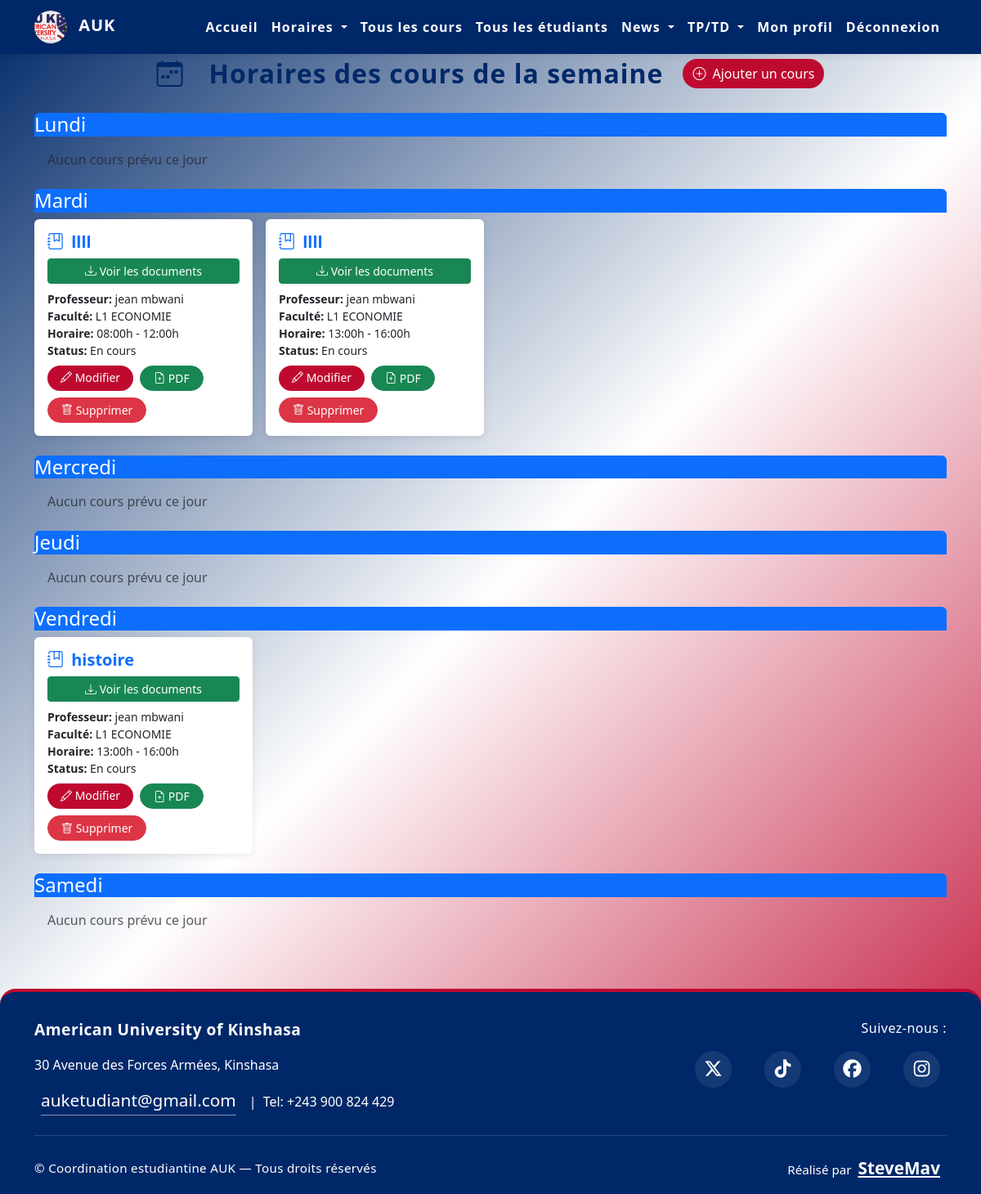
The page /schedule/ (signed in) on the database as committed earlier.
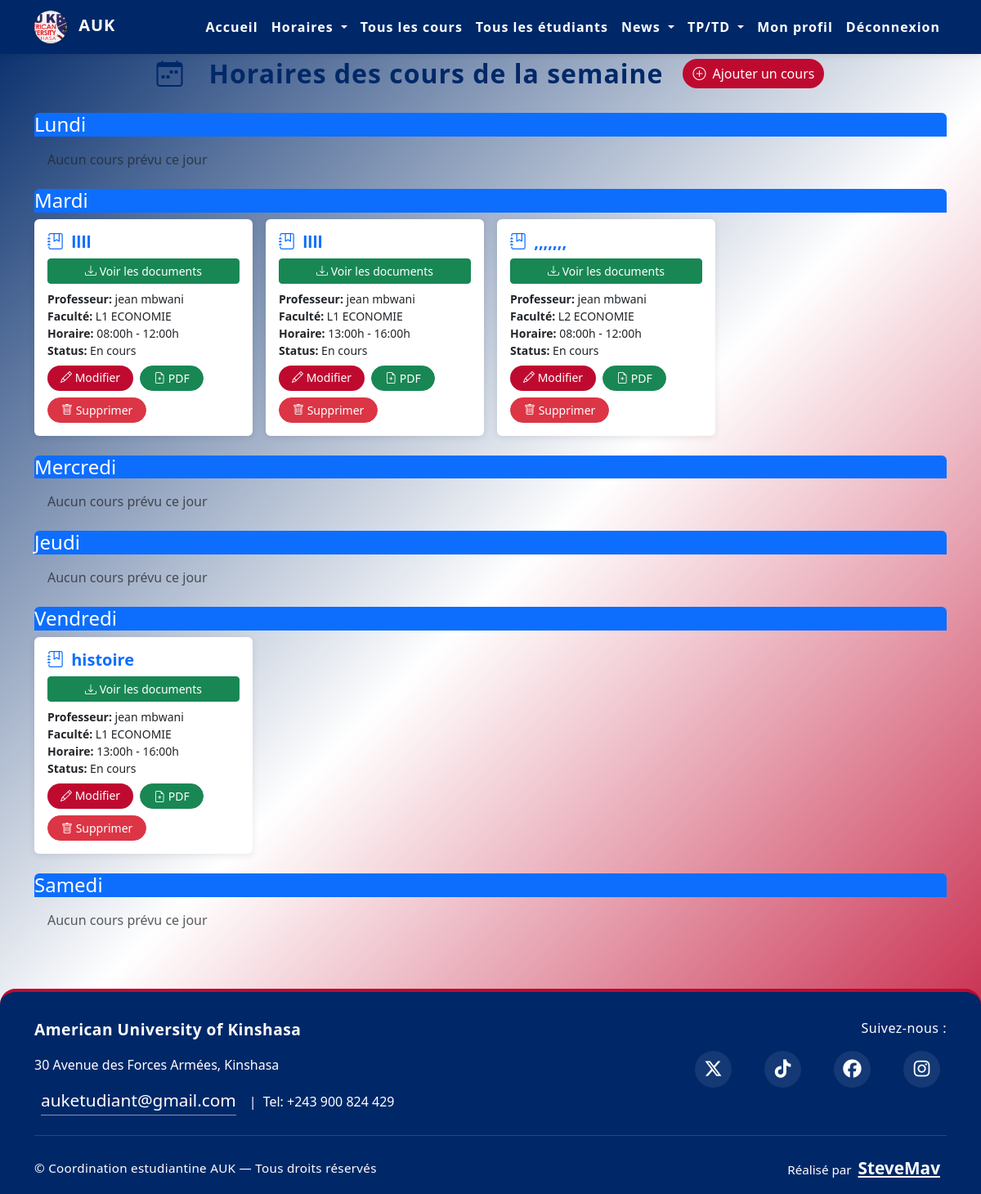
The same page on the database as committed later.
### schedule/models.py (models this page shows, shortened)
class Course(models.Model):
    name = models.CharField(max_length=255)
    professor = models.CharField(max_length=255)
    total_hours = models.IntegerField(null=True, blank=True)
    faculty = models.ForeignKey(Faculty, on_delete=models.CASCADE)
    finished = models.BooleanField(default=False)

class Faculty(models.Model):
    name = models.CharField(max_length=255)
    level = models.CharField(max_length=255, null=True, blank=True)
    head_of_faculty = models.CharField(max_length=255, null=True, blank=True)

class CourseSchedule(models.Model):
    course = models.ForeignKey(Course, on_delete=models.CASCADE)
    day_of_week = models.CharField(max_length=10, choices=[
        ('Lundi', 'Lundi'), ('Mardi', 'Mardi'), ('Mercredi', 'Mercredi'),
        ('Jeudi', 'Jeudi'), ('Vendredi', 'Vendredi'), ('Samedi', 'Samedi'),
        ('Dimanche', 'Dimanche')
    ])
    start_time = models.TimeField()
    end_time = models.TimeField()

### schedule/views.py (the view)
# urls.py: path('', views.course_list, name='course_list'),
@login_required
def course_list(request):
    day_translation = {
        'Lundi': 'Lundi',
        'Mardi': 'Mardi',
        'Mercredi': 'Mercredi',
        'Jeudi': 'Jeudi',
        'Vendredi': 'Vendredi',
        'Samedi': 'Samedi',
    }
    days_of_week = ['Lundi', 'Mardi', 'Mercredi', 'Jeudi', 'Vendredi', 'Samedi']
    if request.user.is_superuser:
        courses = Course.objects.prefetch_related('courseschedule_set')
    elif not request.user.is_staff:
        courses = Course.objects.filter(faculty__userprofile__user=request.user).prefetch_related('courseschedule_set')
    else:
        cp_profile = CPProfile.objects.get(user=request.user)
        courses = Course.objects.filter(faculty=cp_profile.faculty).prefetch_related('courseschedule_set')
    courses_by_day = {day: [] for day in days_of_week}
    for course in courses:
        for schedule in course.courseschedule_set.all():
            french_day = day_translation.get(schedule.day_of_week)
            if french_day:
                courses_by_day[french_day].append({
                    'course': course,
                    'schedule': schedule
                })
    context = {
        'days_of_week': days_of_week,
        'courses_by_day': courses_by_day
    }
    return render(request, 'schedule/course_list.html', context)

### schedule/templatetags/schedule_tags.py (called while the page is built)
@register.filter
def get_item(dictionary, key):
    return dictionary.get(key, [])

### schedule/templates/schedule/course_list.html (shortened to what the changed rows need)
{% load static %}
{% load schedule_tags %}
<!DOCTYPE html>
<html lang="fr">
<head>
    <link href="https://cdn.jsdelivr.net/npm/bootstrap@5.3.0/dist/css/bootstrap.min.css" rel="stylesheet">
    <link href="https://cdn.jsdelivr.net/npm/bootstrap-icons@1.10.5/font/bootstrap-icons.css" rel="stylesheet">
    <link rel="stylesheet" href="{% static 'css/styles.css' %}">
</head>
<body style="min-height:100vh; background: linear-gradient(135deg, #002868 0%, #ffffff 50%, #bf0a30 100%); display: flex; flex-direction: column;">
<main style="flex:1 0 auto;">
<div class="container main-content">
    <div class="row justify-content-center align-items-center mb-4">
        <div class="col-auto">
            <h2 class="mb-0 fw-bold" style="color:#002868; letter-spacing:1px;">Horaires des cours de la semaine</h2>
        </div>
    </div>
    {% for day in days_of_week %}
        <div class="mb-4">
            <div class="card-header bg-primary text-white rounded-top mb-2">
                <h3 class="mb-0 fs-4">{{ day }}</h3>
            </div>
            {% if courses_by_day|get_item:day %}
                <div class="row g-3">
                    {% for item in courses_by_day|get_item:day %}
                    <div class="col-12 col-sm-6 col-md-4 col-lg-3 d-flex">
                        <div class="card flex-fill h-100 shadow-sm border-0">
                            <div class="card-body d-flex flex-column">
                                <h5 class="card-title fw-bold mb-2 text-primary">
    <i class="bi bi-journal-bookmark me-1"></i>
    {{ item.course.name }}
</h5>
<button type="button" class="btn btn-success btn-sm mb-2" data-bs-toggle="modal" data-bs-target="#modalCourseFiles{{ item.course.id }}">
    <i class="bi bi-download"></i> Voir les documents
</button>
                                <div class="card-text mb-2 small">
                                    <div><strong>Professeur:</strong> {{ item.course.professor }}</div>
                                    <div><strong>Faculté:</strong> {{ item.course.faculty.name }}</div>
                                    <div><strong>Horaire:</strong> {{ item.schedule.start_time|time:"H:i" }}h - {{ item.schedule.end_time|time:"H:i" }}h</div>
                                    <div><strong>Status:</strong> {{ item.course.finished|yesno:"Terminé,En cours" }}</div>
                                </div>
                                <div class="mt-auto d-flex flex-wrap gap-2">
                                    {% if perms.schedule.change_courseschedule %}
                                        <a href="{% url 'schedule:edit_schedule' item.schedule.id %}" class="btn btn-sm btn-primary rounded-pill px-3">
                                            <i class="bi bi-pencil"></i> Modifier
                                        </a>
                                        <button type="button" class="btn btn-sm btn-success rounded-pill px-3" data-bs-toggle="modal" data-bs-target="#modalCourseFiles{{ item.course.id }}">
                                            <i class="bi bi-file-earmark-plus"></i> PDF
                                        </button>
                                        <button type="button" class="btn btn-sm btn-danger rounded-pill px-3" data-bs-toggle="modal" data-bs-target="#deleteScheduleModal{{ item.schedule.id }}">
                                            <i class="bi bi-trash"></i> Supprimer
                                        </button>
                                    {% endif %}
                                </div>
                            </div>
                        </div>
                    </div>
                    {% endfor %}
                </div>
            {% else %}
                <p class="text-muted m-3">Aucun cours prévu ce jour</p>
            {% endif %}
        </div>
    {% endfor %}
</div>
</main>
{% include 'footer.html' %}
</body>
</html>

Rows that differ between the two databases and show on the page:
added Course: course.name ",,,,,,,", course.professor "jean mbwani", course.faculty.name "L2 ECONOMIE", schedule.start_time "08:00", schedule.end_time "12:00", course.finished "En cours", shown under "Mardi"
